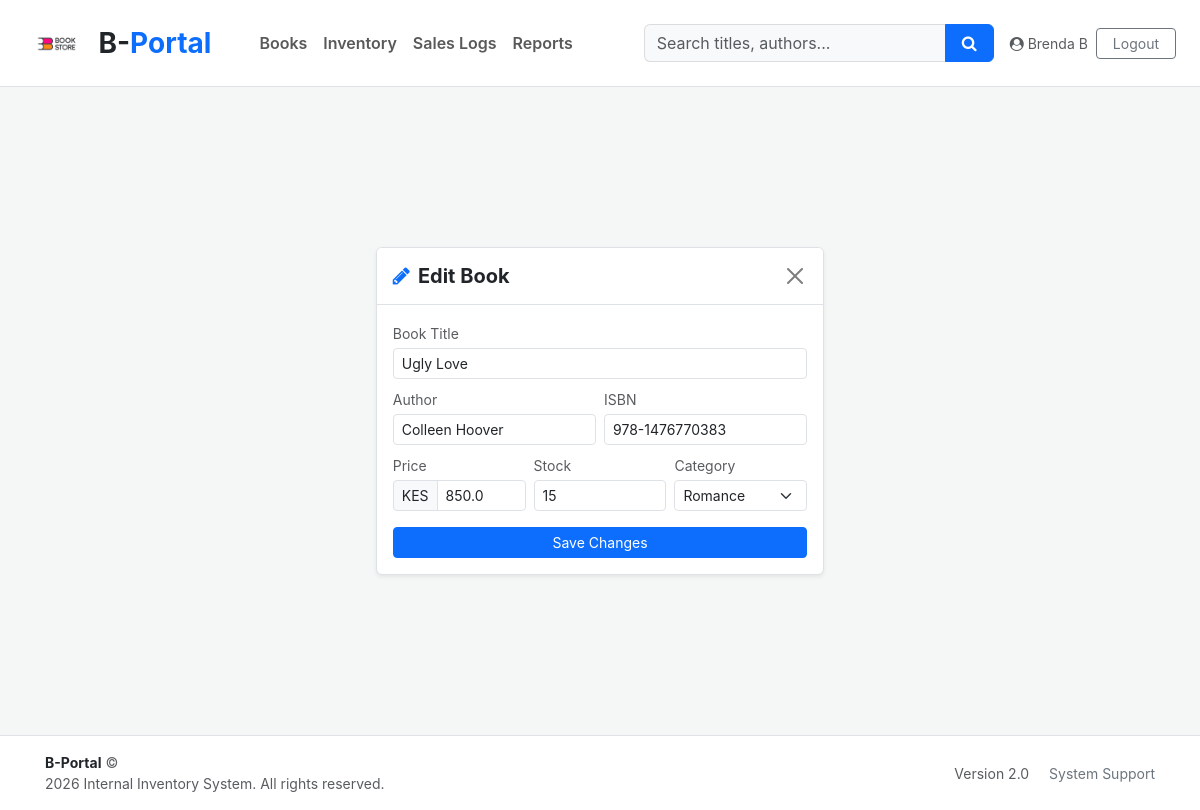
/edit_book/1 (signed in), run on the app's committed database.
### models.py (models this page shows, shortened)
class User(UserMixin, db.Model):
    id = db.Column(db.Integer, primary_key=True)
    username = db.Column(db.String(80), unique=True, nullable=False)
    password_hash = db.Column(db.String(200), nullable=False)

class Book(db.Model):
    id = db.Column(db.Integer, primary_key=True)
    title = db.Column(db.String(200), nullable=False)
    author = db.Column(db.String(200), nullable=False)
    isbn = db.Column(db.String(20), unique=True, nullable=False)
    price = db.Column(db.Float, nullable=False)
    stock_quantity = db.Column(db.Integer, default=0)
    category = db.Column(db.String(100))
    image_url = db.Column(db.String(500), default='pics/default-book.jpg')
    created_at = db.Column(db.DateTime, default=datetime.utcnow)

### app.py (the view, shortened to what this page needs)
@app.route('/edit_book/<int:book_id>', methods=['GET', 'POST'])
@login_required
def edit_book(book_id):
    book = Book.query.get_or_404(book_id)
    return render_template('edit_book.html', book=book)

### app.py (called while the page is built)
@login_manager.user_loader # loads the user object from the user ID stored in the session
def load_user(user_id):
    return User.query.get(int(user_id))

### templates/edit_book.html (shortened to what this page needs)
{% extends "layout.html" %}
{% block content %}
<div class="row justify-content-center align-items-center" style="min-height: 75vh;">
    <div class="col-md-6 col-lg-5">
        <div class="card border mobile-full-width shadow-sm">
            <div class="card-header bg-white border-bottom p-3 d-flex justify-content-between align-items-center">
                <h5 class="mb-0 fw-bold"><i class="fa fa-pencil me-2 text-primary"></i>Edit Book</h5>
                <a href="{{ url_for('inventory') }}" class="btn-close" aria-label="Close"></a>
            </div>
            <div class="card-body p-3">
                <form action="{{ url_for('edit_book', book_id=book.id) }}" method="POST">
                    <div class="mb-2">
                        <label class="form-label small text-muted mb-1">Book Title</label>
                        <input type="text" name="title" class="form-control form-control-sm" value="{{ book.title }}"
                            required>
                    </div>
                    <div class="row g-2 mb-2">
                        <div class="col-6">
                            <label class="form-label small text-muted mb-1">Author</label>
                            <input type="text" name="author" class="form-control form-control-sm"
                                value="{{ book.author }}" required>
                        </div>
                        <div class="col-6">
                            <label class="form-label small text-muted mb-1">ISBN</label>
                            <input type="text" name="isbn" class="form-control form-control-sm" value="{{ book.isbn }}"
                                required>
                        </div>
                    </div>
                    <div class="row g-2 mb-3">
                        <div class="col-4">
                            <label class="form-label small text-muted mb-1">Price</label>
                            <div class="input-group input-group-sm">
                                <span class="input-group-text">KES</span>
                                <input type="number" step="0.01" name="price" class="form-control"
                                    value="{{ book.price }}" required>
                            </div>
                        </div>
                        <div class="col-4">
                            <label class="form-label small text-muted mb-1">Stock</label>
                            <input type="number" name="stock" class="form-control form-control-sm"
                                value="{{ book.stock_quantity }}" required>
                        </div>
                        <div class="col-4">
                            <label class="form-label small text-muted mb-1">Category</label>
                            <select name="category" class="form-select form-select-sm">
                                <option value="Romance" {% if book.category=='Romance' %}selected{% endif %}>Romance
                                </option>
                            </select>
                        </div>
                    </div>
                    <div class="d-grid">
                        <button type="submit" class="btn btn-primary btn-sm">Save Changes</button>
                    </div>
                </form>
            </div>
        </div>
    </div>
</div>
{% endblock %}

### templates/layout.html (shortened to what this page needs)
<!DOCTYPE html>
<html lang="en">
<head>
    <link href="https://cdn.jsdelivr.net/npm/bootstrap@5.3.0/dist/css/bootstrap.min.css" rel="stylesheet">
    <link rel="stylesheet" href="{{ url_for('static', filename='css/style.css') }}">
    <link rel="stylesheet" href="https://cdnjs.cloudflare.com/ajax/libs/font-awesome/4.7.0/css/font-awesome.min.css">
</head>
<body>
    <nav class="navbar navbar-expand-lg navbar-white bg-white border-bottom sticky-top">
        <div class="container-fluid px-4">
            <a class="navbar-brand fw-bold d-flex align-items-center" href="{{ url_for('index') }}"
                style="font-size: 1.75rem;">
                <img src="{{ url_for('static', filename='pics/logo2.jpg') }}" alt="B-Portal Logo" height="60"
                    class="d-inline-block align-text-center me-2">
                <span class="text-dark">B-</span><span class="text-primary">Portal</span>
            </a>
            <div class="collapse navbar-collapse" id="navbarContent">
                <ul class="navbar-nav me-auto mb-2 mb-lg-0 fw-semibold ms-4">
                    <li class="nav-item">
                        <a class="nav-link {% if request.endpoint == 'index' %}text-primary active{% endif %}"
                            href="{{ url_for('index') }}">Books</a>
                    </li>
                    <li class="nav-item">
                        <a class="nav-link {% if request.endpoint == 'inventory' %}text-primary active{% endif %}"
                            href="{{ url_for('inventory') }}">Inventory</a>
                    </li>
                    <li class="nav-item">
                        <a class="nav-link {% if request.endpoint == 'transactions' %}text-primary active{% endif %}"
                            href="{{ url_for('transactions') }}">Sales Logs</a>
                    </li>
                    <li class="nav-item">
                        <a class="nav-link {% if request.endpoint == 'reports' %}text-primary active{% endif %}"
                            href="{{ url_for('reports') }}">Reports</a>
                    </li>
                </ul>
                <form class="d-flex ms-3" action="{{ url_for('search') }}" method="GET" style="min-width: 350px;">
                    <div class="input-group">
                        <input class="form-control bg-light border-secondary border-opacity-25" type="search" name="q"
                            placeholder="Search titles, authors..." aria-label="Search" required>
                        <button class="btn btn-primary px-3" type="submit"><i class="fa fa-search"></i></button>
                    </div>
                </form>
                <div class="ms-3 d-none d-lg-flex align-items-center">
                    <span class="text-muted small me-2"><i class="fa fa-user-circle me-1"></i>{{ current_user.username
                        }}</span>
                    <a href="{{ url_for('logout') }}" class="btn btn-sm btn-outline-secondary px-3">Logout</a>
                </div>
            </div>
        </div>
    </nav>
    <div class="container py-4 main-wrapper" style="min-height: 80vh;">
        {% block content %}{% endblock %}
    </div>
    <footer class="bg-white border-top py-3 mt-auto">
        <div class="container d-flex flex-column flex-md-row justify-content-between align-items-center">
            <div class="text-muted small mb-2 mb-md-0">
                <span class="fw-bold text-dark">B-Portal</span> &copy; <br> 2026 Internal Inventory System. All rights
                reserved.
            </div>
            <div class="text-muted small">
                <span class="me-3">Version 2.0</span>
                <a href="#" class="text-decoration-none text-secondary">System Support</a>
            </div>
        </div>
    </footer>
</body>
</html>

### static/css/style.css (style rules this page uses)
:root { --primary: #ff523b; --dark: #212529; --light: #ffffff; --bg: #f4f7f6; --border: #e1e4e8; --text-muted: #6a737d; }
* { margin: 0; padding: 0; box-sizing: border-box; }
body { font-family: -apple-system, BlinkMacSystemFont, "Segoe UI", Roboto, "Helvetica Neue", Arial, sans-serif; background-color: var(--bg); color: var(--dark); line-height: 1.5; }
.card { border: 1px solid var(--border); border-radius: 6px; background: #fff; transition: none; }
.container { max-width: 1140px; padding: 0 15px; margin: 0 auto; }

### data on the page
User: username "Brenda B"
Book: title "Ugly Love", author "Colleen Hoover", isbn "978-1476770383", price "850.0", stock "15", category "Romance"
